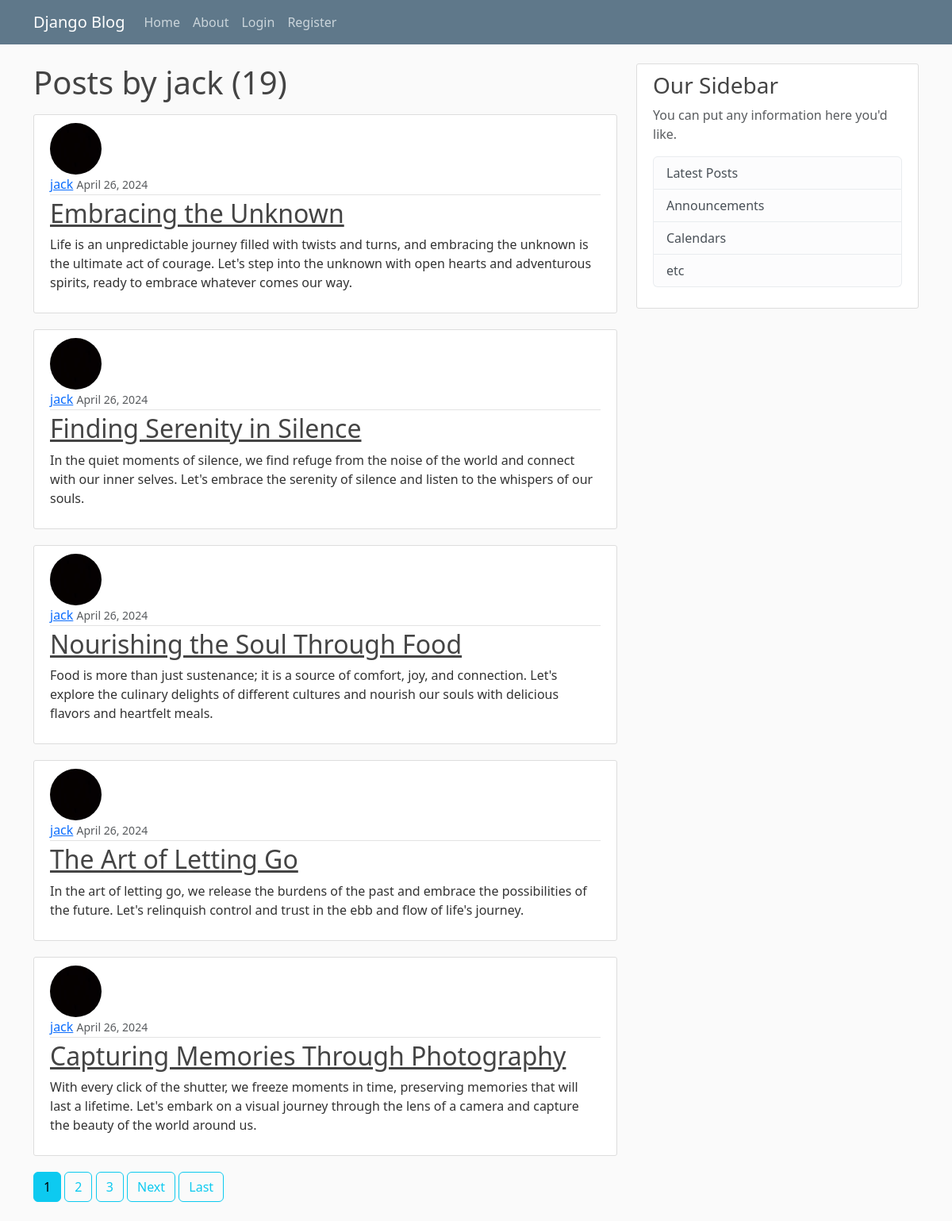
Page /user/jack on the committed database.
### blog/models.py (models this page shows, shortened)
class Post(models.Model):
    title = models.CharField(max_length = 100)
    content = models.TextField()
    date_posted = models.DateTimeField(default = timezone.now)
    author = models.ForeignKey(User, on_delete=models.CASCADE)

### users/models.py (models this page shows, shortened)
class Profile(models.Model):
    user = models.OneToOneField(User, on_delete=models.CASCADE)
    image = models.ImageField(default='default.jpg', upload_to='profile_pics')

### blog/views.py (the view)
# urls.py: path('user/<str:username>', UserPostListView.as_view(), name='user-posts'),
class UserPostListView(ListView):
    model = Post
    template_name = 'blog/user_posts.html' # <app>/<model>_<viewtype>.html
    context_object_name = 'posts'
    paginate_by = 5
    def get_queryset(self):
        user = get_object_or_404(User, username=self.kwargs.get('username'))
        return Post.objects.filter(author=user).order_by('-date_posted')

### blog/templates/blog/user_posts.html (shortened to what this page needs)
{% extends "blog/base.html" %}
{% block content %}
    <h1 class="mb-3">Posts by {{ view.kwargs.username }} ({{ page_obj.paginator.count }})</h1>
    {% for post in posts %}
    <article class="media content-section">
      <img class="rounded-circle article-img" src="{{ post.author.profile.image.url }}">
        <div class="media-body">
          <div class="article-metadata">
            <a class="mr-2" href="{% url 'user-posts' post.author.username %}">{{ post.author }}</a>
            <small class="text-muted">{{ post.date_posted|date:"F d, Y " }}</small>
          </div>
          <h2><a class="article-title" href="{% url 'post-detail' post.id %}">{{ post.title }}</a></h2>
          <p class="article-content">{{ post.content }}</p>
        </div>
      </article>
    {% endfor %}
    {% if is_paginated %}
      {% for num in page_obj.paginator.page_range %}
        {% if page_obj.number == num %}
            <a class="btn btn-info mb-4" href="?page={{ num }}">{{ num }}</a>
        {% elif num > page_obj.number|add:'-3' and num < page_obj.number|add:'3' %}
            <a class="btn btn-outline-info mb-4" href="?page={{ num }}">{{ num }}</a>
        {%endif %}
      {% endfor %}
      {% if page_obj.has_next %}
        <a class="btn btn-outline-info mb-4" href="?page={{ page_obj.next_page_number }}">Next</a>
        <a class="btn btn-outline-info mb-4" href="?page={{ page_obj.paginator.num_pages }}">Last</a>
      {% endif %}
    {% endif %}
{% endblock content %}

### blog/static/blog/main.css (style rules this page uses)
body { background: #fafafa; color: #333333; margin-top: 5rem; }
h1, h2, h3, h4, h5, h6 { color: #444444; }
.content-section { background: #ffffff; padding: 10px 20px; border: 1px solid #dddddd; border-radius: 3px; margin-bottom: 20px; }
.article-title { color: #444444; }
.article-content { white-space: pre-line; }
.article-img { height: 65px; width: 65px; margin-right: 16px; }
.article-metadata { padding-bottom: 1px; margin-bottom: 4px; border-bottom: 1px solid #e3e3e3 }

### rows in the picture
Post: author.profile.image (picture), author "jack", date_posted "April 26, 2024", title "Embracing the Unknown", content "Life is an unpredictable journey filled with twists and turns, and embracing the unknown is the ultimate act of courage. Let's step into the unknown with open hearts and adventurous spirits, ready to embrace whatever comes our way."
Post: author.profile.image (picture), author "jack", date_posted "April 26, 2024", title "Finding Serenity in Silence", content "In the quiet moments of silence, we find refuge from the noise of the world and connect with our inner selves. Let's embrace the serenity of silence and listen to the whispers of our souls."
Post: author.profile.image (picture), author "jack", date_posted "April 26, 2024", title "Nourishing the Soul Through Food", content "Food is more than just sustenance; it is a source of comfort, joy, and connection. Let's explore the culinary delights of different cultures and nourish our souls with delicious flavors and heartfelt meals."
Post: author.profile.image (picture), author "jack", date_posted "April 26, 2024", title "The Art of Letting Go", content "In the art of letting go, we release the burdens of the past and embrace the possibilities of the future. Let's relinquish control and trust in the ebb and flow of life's journey."
Post: author.profile.image (picture), author "jack", date_posted "April 26, 2024", title "Capturing Memories Through Photography", content "With every click of the shutter, we freeze moments in time, preserving memories that will last a lifetime. Let's embark on a visual journey through the lens of a camera and capture the beauty of the world around us."

### other values in the picture
{{ view.kwargs.username }} "jack"
{{ page_obj.paginator.count }} "19"
{{ num }} "1"
{{ num }} "2" "3"
